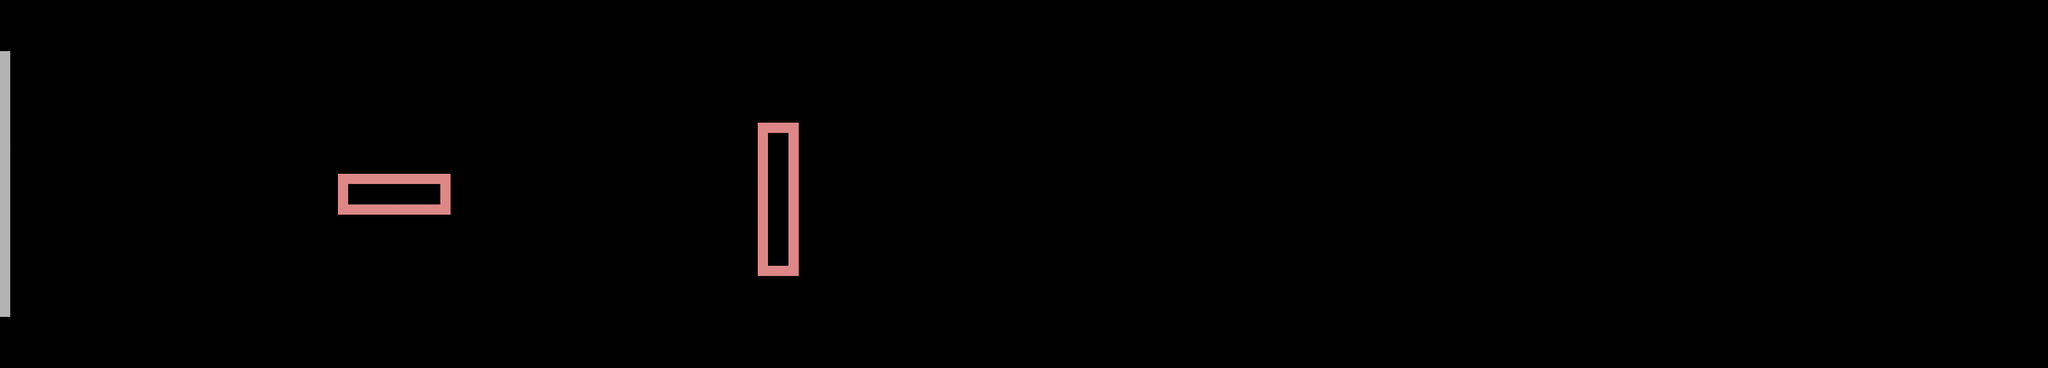

A level layout from a 2D game, rendered from its tile map. Below: a short description, then the map file with tile-grid data replaced by summaries:
An orthogonal 200x36 tile map with 16x16 px tiles, 1 tile layer (decor).

<map version="1.0" orientation="orthogonal" width="200" height="36" tilewidth="16" tileheight="16">
 <tileset firstgid="1" name="ground" tilewidth="16" tileheight="16">
  <image source="../assets/ground.png" width="32" height="16" />
 </tileset>
 <layer name="decor" width="200" height="36">
  <data>[7200 cells, 86 non-empty, 2 distinct tile ids]</data>
 </layer>
</map>
